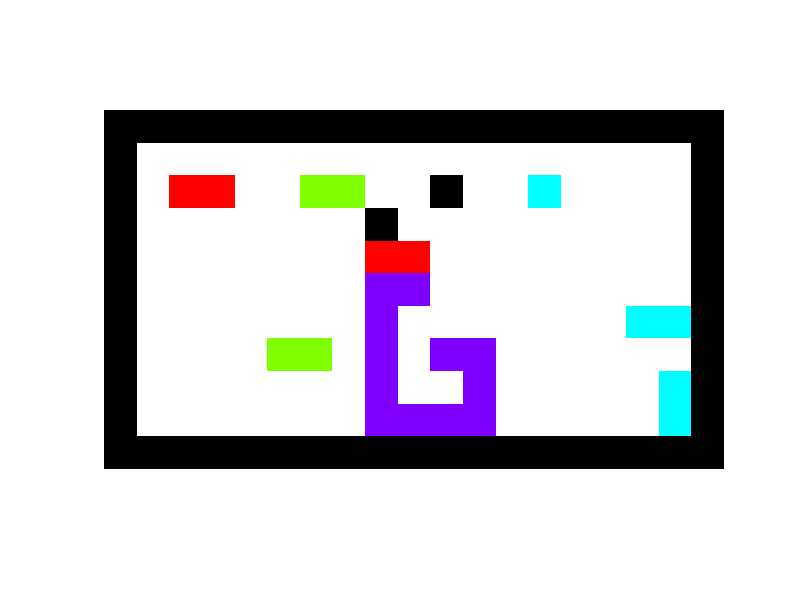

The MATLAB script that drew this image:
function jellyBlocksSimple()
% Implements a game, jelly blocks, where the arrow keys move all
% unobstructed blocks by one unit, and blocks that touch are joined
% according to various rules

G.fig = figure(1);
G.numCommands = 0;
G.totalMoves = 0;

set(G.fig ,'KeyPressFcn',@keyhandler,'Name','Jelly Blocks');




% build environment
G.game = flipud([
    1 1 1 1 1 1 1 1 1 1 1 1 1 1 1 1 1 1 1;
    1 0 0 0 0 0 0 0 0 0 0 0 0 0 0 0 0 0 1;
    1 0 2 2 0 0 3 3 0 0 1 0 0 4 0 0 0 0 1;
    1 0 0 0 0 0 0 0 1 0 0 0 0 0 0 0 0 0 1;
    1 0 0 0 0 0 0 0 2 2 0 0 0 0 0 0 0 0 1;
    1 0 0 0 0 0 0 0 5 5 0 0 0 0 0 0 0 0 1;
    1 0 0 0 0 0 0 0 5 0 0 0 0 0 0 0 4 4 1;
    1 0 0 0 0 3 3 0 5 0 5 5 0 0 0 0 0 0 1;
    1 0 0 0 0 0 0 0 5 0 0 5 0 0 0 0 0 4 1;
    1 0 0 0 0 0 0 0 5 5 5 5 0 0 0 0 0 4 1;
    1 1 1 1 1 1 1 1 1 1 1 1 1 1 1 1 1 1 1;
    ]);
G.obstacle_pos = (G.game==1);
G.colormap = [  1,1,1; %Empty = white
    0,0,0; %obstacle
    hsv(numel(unique(G.game))-2);];
colormap(G.colormap);
G.axis=imagesc(G.game);
set(gca,'box','off','xTick',[],'ytick',[],'ydir','normal','Visible','off','color',0.8*[1,1,1]);
%set(G.axis,'edgealpha',.08)
axis equal

% build list of items
makeItemList();
drawGameboard();



    function keyhandler(src,evnt) %#ok<INUSL>
        key = evnt.Key;
        step = [0,0];
        if strcmp(key,'leftarrow') || strcmp(key,'-x') %-x
            step = -[0,1];
        elseif strcmp(key,'rightarrow')|| strcmp(key,'+x') %+x
            step = [0,1];
        elseif strcmp(key,'uparrow')|| strcmp(key,'+y') %+y
            step = [1,0];
        elseif strcmp(key,'downarrow')|| strcmp(key,'-y') %-y
            step = -[1,0];
        end
        drawGameboard();
        
        %move everything: check for collisions, make list of objects that must be reverted
        G.game = zeros(size(G.obstacle_pos));
        revertList = [];
        for i = 1:numel(G.items)
            for j = 1:size(G.items{i},1)
                G.items{i}(j,1:2) =  G.items{i}(j,1:2)+step;
                G.game(G.items{i}(j,1),G.items{i}(j,2)) = i;
                if G.obstacle_pos(G.items{i}(j,1),G.items{i}(j,2))==true
                    if isempty(find(revertList == i, 1))
                        revertList(end+1) = i;
                    end
                end
            end
        end
        % go recursively through revert list, moving them back in the image
        % and adding any shapes they collide with back to the
        i = 1;
        while i<=numel(revertList)
            item2revert = revertList(i);
            for j = 1:size(G.items{item2revert},1)
                G.items{item2revert}(j,1:2) =  G.items{item2revert}(j,1:2)-step;
                collisionItem = G.game(G.items{item2revert}(j,1),G.items{item2revert}(j,2));
                if collisionItem ~= item2revert && collisionItem ~= 0
                    
                    if isempty(find(revertList == collisionItem, 1))
                        revertList(end+1) = collisionItem;
                    end
                end
            end
            i=i+1;
        end
        
        if numel(revertList) < numel(G.items)
            display('we could still move')
        end
        
        drawGameboard();
        makeItemList();
        
    end
    function drawGameboard()
        %draw obstacles
        G.game = uint8(G.obstacle_pos);
        for i = 1:numel(G.items)
            for j = 1:size(G.items{i},1)
                G.game(G.items{i}(j,1),G.items{i}(j,2)) = G.items{i}(j,3);
            end
        end
        
        set(G.axis,'CData',G.game)
    end



    function makeItemList()
        G.items = {};
        for x = 1:size(G.game,2)
            for y = 1:size(G.game,1)
                if G.game(y,x)>1
                    num = numel(G.items)+1;
                    G.items{num} = [];
                    addItems(y,x,G.game(y,x),num);
                end
            end
        end
    end

    function  addItems(y,x,color,num)
        if G.game(y,x) == color
            G.game(y,x) = 0;
            %                            y,x,color
            G.items{num}(end+1,:) = [y,x,color];
            addItems(y+1,x,color,num);
            addItems(y-1,x,color,num);
            addItems(y,x+1,color,num);
            addItems(y,x-1,color,num);
        end
    end


end